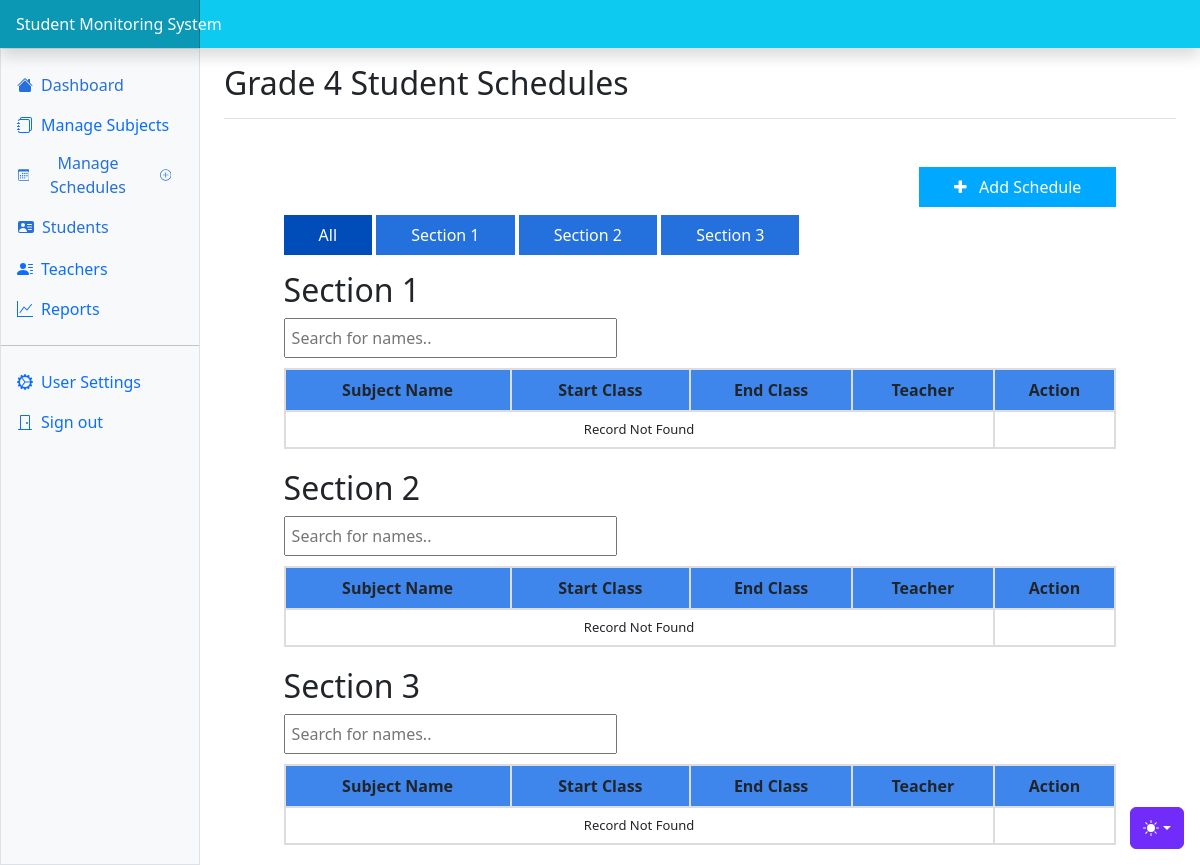
/attendance/admin/schedules/grade4Students.php (signed in), run on an earlier commit of the app's database.
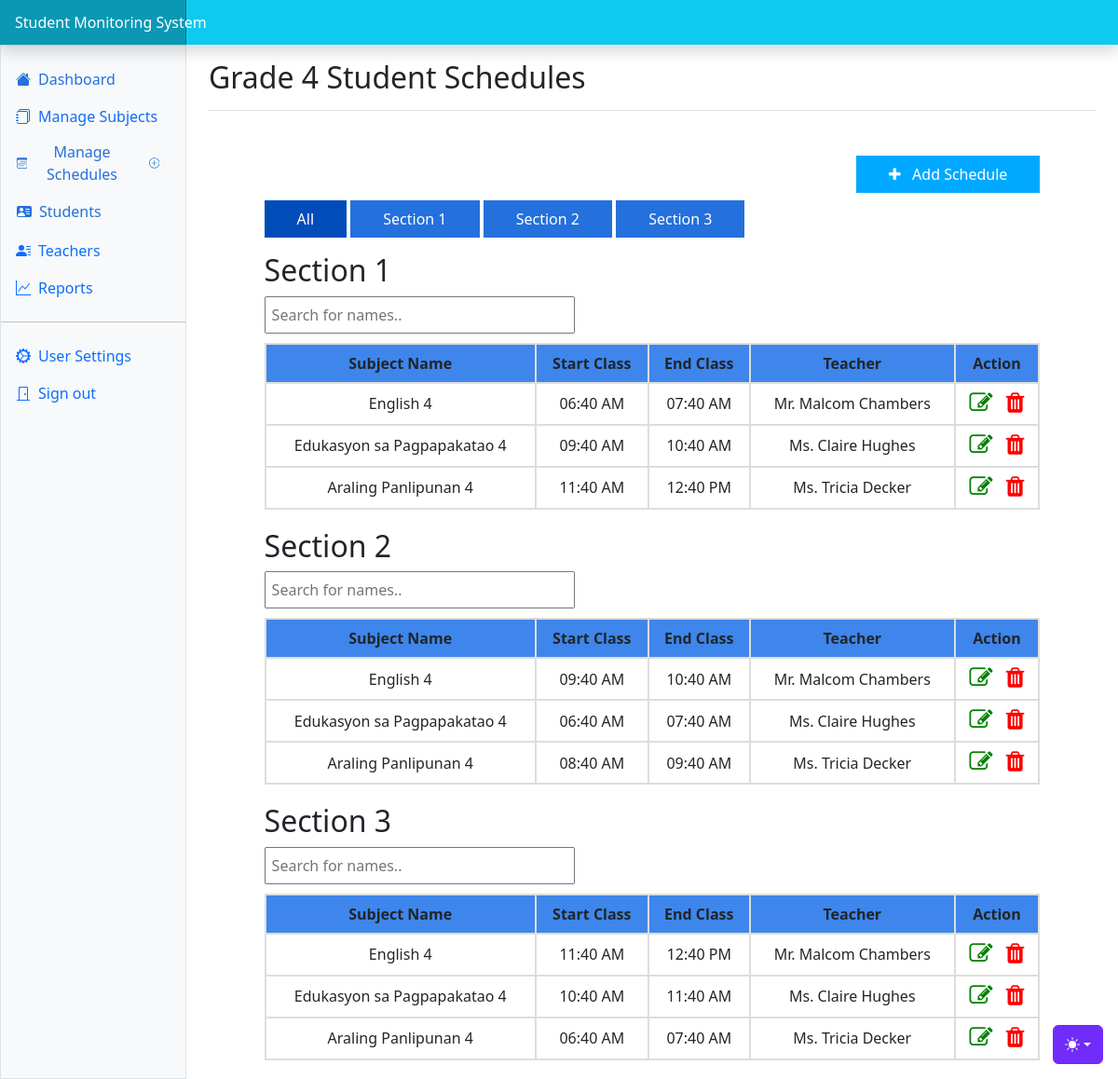
And on a later commit of the database.
### tables this page shows
CREATE TABLE `schedules` (
  `schedule_id` int(11) NOT NULL,
  `start_class` time NOT NULL,
  `end_class` time NOT NULL,
  `grade_id` int(11) NOT NULL,
  `section_id` int(11) NOT NULL,
  `subject_id` int(11) NOT NULL,
  `teacher_id` int(11) NOT NULL
);

CREATE TABLE `subject` (
  `subject_id` int(11) NOT NULL,
  `subject` varchar(200) NOT NULL,
  `grade_id` int(10) NOT NULL
);

CREATE TABLE `teachers` (
  `teacher_id` int(11) NOT NULL,
  `courtesy` varchar(2555) NOT NULL,
  `name` varchar(200) NOT NULL,
  `contact` varchar(200) NOT NULL,
  `username` varchar(200) NOT NULL,
  `password` varchar(200) NOT NULL,
  `subject_id` int(20) NOT NULL,
  `grade_id` int(20) NOT NULL,
  `image` varchar(200) NOT NULL,
  `status` varchar(200) NOT NULL DEFAULT 'Offline'
);

### attendance/admin/schedules/grade4Students.php (the view, shortened to what the rows shown need)
<!doctype html>
<html lang="en" data-bs-theme="auto">
  <head><script src="../assets/js/color-modes.js"></script>
    <link rel="stylesheet" href="https://cdn.jsdelivr.net/npm/@docsearch/css@3">
<link href="../assets/dist/css/bootstrap.min.css" rel="stylesheet">
<link rel="stylesheet" href="https://cdnjs.cloudflare.com/ajax/libs/font-awesome/4.7.0/css/font-awesome.min.css">
    <link href="https://cdn.jsdelivr.net/npm/bootstrap-icons@1.10.5/font/bootstrap-icons.min.css" rel="stylesheet">
    <link href="../admin_resource/dashboard.css" rel="stylesheet">
  </head>
  <body>
<div class="container-fluid">
  <div class="row">
    <main class="col-md-9 ms-sm-auto col-lg-10 px-md-4">
      <div class="d-flex justify-content-between flex-wrap flex-md-nowrap align-items-center pt-3 pb-2 mb-3 border-bottom">
        <h1 class="h2">Grade 4 Student Schedules</h1>
      </div>
      <div  class="container mt-5" style="width: 90%;">
      <br><br>
        <div class="section mt-3" data-category="category1">
            <h2>Section 1</h2>
            <table id="myTable">
                <thead>
                    <tr>
                        <th>Subject Name</th>
                        <th>Start Class</th>
                        <th>End Class</th>
                        <th>Teacher</th>
                        <th>Action</th>
                    </tr>
                </thead>
                <tbody>
                <?php
                  require '../db_connection.php';
                  $query = mysqli_query($conn, "SELECT
                      sc.schedule_id,
                      TIME_FORMAT(sc.start_class, '%h:%i %p') AS start_class,
                      TIME_FORMAT(sc.end_class, '%h:%i %p') AS end_class,
                      su.subject,
                      se.section,
                      tch.*,
                      g.grade
                  FROM
                      schedules sc
                  INNER JOIN
                      subject su ON sc.subject_id = su.subject_id
                  INNER JOIN
                      sections se ON sc.section_id = se.section_id
                  INNER JOIN
                      teachers tch ON sc.teacher_id = tch.teacher_id
                  INNER JOIN
                      grade g ON tch.grade_id = g.grade_id where sc.grade_id=4 && sc.section_id=1;") or die(mysqli_error());
                  $row = mysqli_num_rows($query);
                  if ($row > 0) {
                      while ($row = mysqli_fetch_array($query)) {
                          $subject = $row["subject"];
                          $start = $row["start_class"];
                          $end = $row["end_class"];
                          $name = $row["name"];
                          $title = $row["courtesy"];
                  ?>
                          <tr>
                              <td><?php echo $subject; ?></td>
                              <td><?php echo $start; ?></td>
                              <td><?php echo $end; ?></td>
                              <td><?php echo $title; ?> <?php echo $name; ?></td>
                              <td><a data-id='<?php echo $row['schedule_id']; ?>' class="button-edit"><i class="fa fa-edit icons" style="cursor:pointer; color:green; font-size:25px;"></i></a>
                        <a data-id='<?php echo $row['schedule_id']; ?>' class="button-delete"><i class="fa fa-trash icons" style="cursor:pointer; color:red; font-size:25px; margin-left:10px;"></i></a>
                        </td>
                          </tr>
                  <?php
                      }
                  } else {
                      echo '
                          <tr style="font-size:13px">
                              <td colspan = "4"><center>Record Not Found</center></td>
                          </tr>';
                  }
                  ?>
                </tbody>
            </table>
        </div>
        <div class="section mt-3" data-category="category2">
            <h2>Section 2</h2>
            <table id="myTable">
                <thead>
                    <tr>
                        <th>Subject Name</th>
                        <th>Start Class</th>
                        <th>End Class</th>
                        <th>Teacher</th>
                        <th>Action</th>
                    </tr>
                </thead>
                <tbody>
                <?php
                  require '../db_connection.php';
                  $query = mysqli_query($conn, "SELECT
                      sc.schedule_id,
                      TIME_FORMAT(sc.start_class, '%h:%i %p') AS start_class,
                      TIME_FORMAT(sc.end_class, '%h:%i %p') AS end_class,
                      su.subject,
                      se.section,
                      tch.*,
                      g.grade
                  FROM
                      schedules sc
                  INNER JOIN
                      subject su ON sc.subject_id = su.subject_id
                  INNER JOIN
                      sections se ON sc.section_id = se.section_id
                  INNER JOIN
                      teachers tch ON sc.teacher_id = tch.teacher_id
                  INNER JOIN
                      grade g ON tch.grade_id = g.grade_id where sc.grade_id=4 && sc.section_id=2;") or die(mysqli_error());
                  $row = mysqli_num_rows($query);
                  if ($row > 0) {
                      while ($row = mysqli_fetch_array($query)) {
                          $subject = $row["subject"];
                          $start = $row["start_class"];
                          $end = $row["end_class"];
                          $name = $row["name"];
                          $title = $row["courtesy"];
                  ?>
                          <tr>
                              <td><?php echo $subject; ?></td>
                              <td><?php echo $start; ?></td>
                              <td><?php echo $end; ?></td>
                              <td><?php echo $title; ?> <?php echo $name; ?></td>
                              <td><a data-id='<?php echo $row['schedule_id']; ?>' class="button-edit"><i class="fa fa-edit icons" style="cursor:pointer; color:green; font-size:25px;"></i></a>
                        <a data-id='<?php echo $row['schedule_id']; ?>' class="button-delete"><i class="fa fa-trash icons" style="cursor:pointer; color:red; font-size:25px; margin-left:10px;"></i></a>
                        </td>
                          </tr>
                  <?php
                      }
                  } else {
                      echo '
                          <tr style="font-size:13px">
                              <td colspan = "4"><center>Record Not Found</center></td>
                          </tr>';
                  }
                  ?>
                </tbody>
            </table>
        </div>
        <div class="section mt-3" data-category="category3">
            <h2>Section 3</h2>
            <table id="myTable">
                <thead>
                    <tr>
                        <th>Subject Name</th>
                        <th>Start Class</th>
                        <th>End Class</th>
                        <th>Teacher</th>
                        <th>Action</th>
                    </tr>
                </thead>
                <tbody>
                <?php
                  require '../db_connection.php';
                  $query = mysqli_query($conn, "SELECT
                      sc.schedule_id,
                      TIME_FORMAT(sc.start_class, '%h:%i %p') AS start_class,
                      TIME_FORMAT(sc.end_class, '%h:%i %p') AS end_class,
                      su.subject,
                      se.section,
                      tch.*,
                      g.grade
                  FROM
                      schedules sc
                  INNER JOIN
                      subject su ON sc.subject_id = su.subject_id
                  INNER JOIN
                      sections se ON sc.section_id = se.section_id
                  INNER JOIN
                      teachers tch ON sc.teacher_id = tch.teacher_id
                  INNER JOIN
                      grade g ON tch.grade_id = g.grade_id where sc.grade_id=4 && sc.section_id=3;") or die(mysqli_error());
                  $row = mysqli_num_rows($query);
                  if ($row > 0) {
                      while ($row = mysqli_fetch_array($query)) {
                          $subject = $row["subject"];
                          $start = $row["start_class"];
                          $end = $row["end_class"];
                          $name = $row["name"];
                          $title = $row["courtesy"];
                  ?>
                          <tr>
                              <td><?php echo $subject; ?></td>
                              <td><?php echo $start; ?></td>
                              <td><?php echo $end; ?></td>
                              <td><?php echo $title; ?> <?php echo $name; ?></td>
                              <td><a data-id='<?php echo $row['schedule_id']; ?>' class="button-edit"><i class="fa fa-edit icons" style="cursor:pointer; color:green; font-size:25px;"></i></a>
                        <a data-id='<?php echo $row['schedule_id']; ?>' class="button-delete"><i class="fa fa-trash icons" style="cursor:pointer; color:red; font-size:25px; margin-left:10px;"></i></a>
                        </td>
                          </tr>
                  <?php
                      }
                  } else {
                      echo '
                          <tr style="font-size:13px">
                              <td colspan = "4"><center>Record Not Found</center></td>
                          </tr>';
                  }
                  ?>
                </tbody>
            </table>
        </div>
      </div>
    </main>
  </div>
</div>
    <script src="https://cdn.jsdelivr.net/npm/chart.js@4.3.2/dist/chart.umd.js"></script><script src="dashboard.js"></script></body>
    </html>

What changed in the data, as far as the page shows it:
added schedules: subject.subject "English 4", start "06:40 AM", end "07:40 AM", teacher.courtesy "Mr.", teacher.name "Malcom Chambers", shown under "Section 1"
added schedules: subject.subject "Edukasyon sa Pagpapakatao 4", start "09:40 AM", end "10:40 AM", teacher.courtesy "Ms.", teacher.name "Claire Hughes", shown under "Section 1"
added schedules: subject.subject "Araling Panlipunan 4", start "11:40 AM", end "12:40 PM", teacher.courtesy "Ms.", teacher.name "Tricia Decker", shown under "Section 1"
added schedules: subject.subject "English 4", start "09:40 AM", end "10:40 AM", teacher.courtesy "Mr.", teacher.name "Malcom Chambers", shown under "Section 2"
added schedules: subject.subject "Edukasyon sa Pagpapakatao 4", start "06:40 AM", end "07:40 AM", teacher.courtesy "Ms.", teacher.name "Claire Hughes", shown under "Section 2"
added schedules: subject.subject "Araling Panlipunan 4", start "08:40 AM", end "09:40 AM", teacher.courtesy "Ms.", teacher.name "Tricia Decker", shown under "Section 2"
added schedules: subject.subject "English 4", start "11:40 AM", end "12:40 PM", teacher.courtesy "Mr.", teacher.name "Malcom Chambers", shown under "Section 3"
added schedules: subject.subject "Edukasyon sa Pagpapakatao 4", start "10:40 AM", end "11:40 AM", teacher.courtesy "Ms.", teacher.name "Claire Hughes", shown under "Section 3"
added schedules: subject.subject "Araling Panlipunan 4", start "06:40 AM", end "07:40 AM", teacher.courtesy "Ms.", teacher.name "Tricia Decker", shown under "Section 3"
Also different on the page:
text no longer shown: "Record Not Found Record Not Found Record Not Found"
